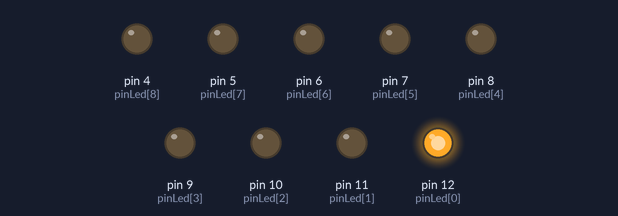
Bench run of a sketch on a simulated Arduino Uno, built with avr-gcc and run on an emulated ATmega328P. Parts: output pins drawn as LEDs (lit = HIGH).

Above: at 0.02 s.
At 0.75 s:
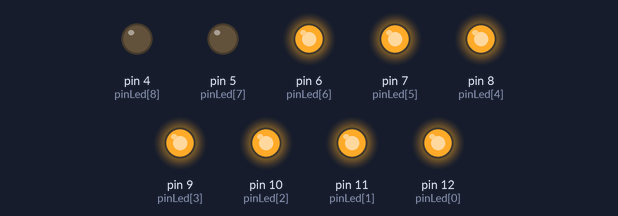
At 1.15 s:
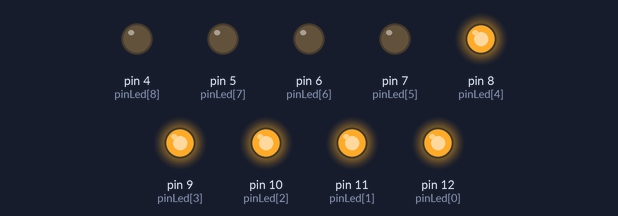
At 2.15 s:
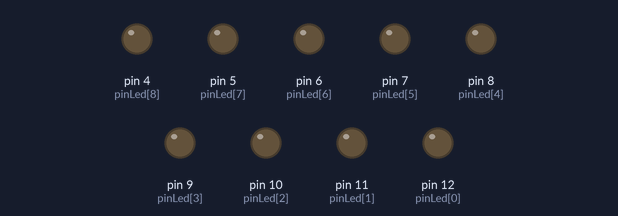
At 3.6 s:
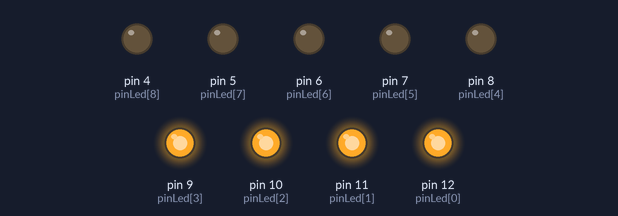
At 5.05 s:
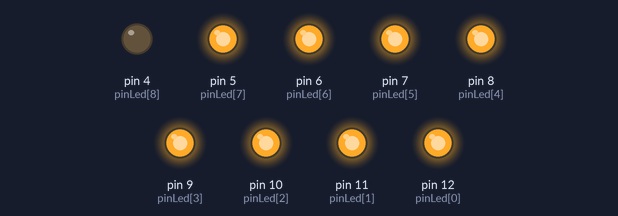
Timing chart, 0 to 5.3 s (numbered marks = the images above):
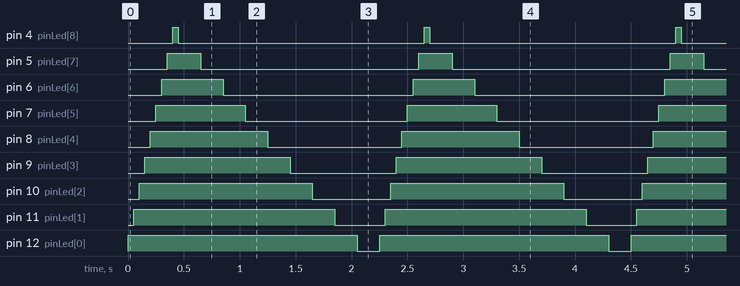

The sketch:

aula_05_for.ino
```cpp
int pinLed[9] = {12,11,10,9,8,7,6,5,4};
int numeroLed;

void setup() {
  // put your setup code here, to run once:
  int x;
  for(x = 0;x<=8;x = x + 1)
  {
    pinMode(pinLed[x],OUTPUT);
  }

}

void loop() {
  // put your main code here, to run repeatedly:

  for(numeroLed = 0; numeroLed<=8 ;numeroLed++)
  {
    digitalWrite(pinLed[numeroLed], HIGH);
    delay(50);
  }

  for(numeroLed = 8; numeroLed >=0 ;numeroLed--)
  {
    digitalWrite(pinLed[numeroLed], LOW);
    delay(200);
  }


}
```

Measured:
- by itself, pin 4 (pinLed[8]): alternates HIGH for 0.05 s and LOW for 2.2 s
- by itself, pin 5 (pinLed[7]): alternates HIGH for 0.30 s and LOW for 2.0 s
- by itself, pin 6 (pinLed[6]): alternates HIGH for 0.55 s and LOW for 1.7 s
- by itself, pin 7 (pinLed[5]): alternates HIGH for 0.80 s and LOW for 1.5 s
- by itself, pin 8 (pinLed[4]): alternates HIGH for 1.1 s and LOW for 1.2 s
- by itself, pin 9 (pinLed[3]): alternates HIGH for 1.3 s and LOW for 0.95 s
- by itself, pin 10 (pinLed[2]): alternates HIGH for 1.6 s and LOW for 0.70 s
- by itself, pin 11 (pinLed[1]): alternates HIGH for 1.8 s and LOW for 0.45 s
